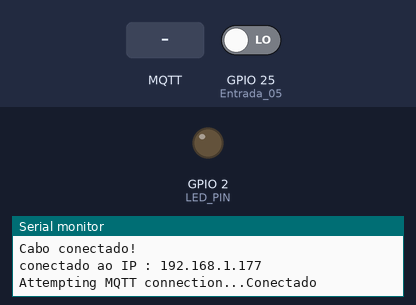
This sketch was run on a simulated ESP32. Parts: output pins drawn as LEDs (lit = HIGH), the last lines printed to the serial monitor. Inputs (shaded band) come from the test bench; at power-on: GPIO 25 (Entrada_05) LOW. WiFi joins after 1.5 s; servers stay silent unless stated; random numbers use the default seed unless the sketch sets one; no MQTT or app messages arrive unless stated.

Above: at 2.2 s.
2.3 s: MQTT message "ON" arrives on the first subscribed topic
At 3.4 s:
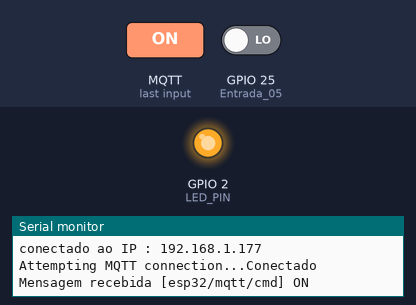
3.8 s: MQTT message "OFF" arrives on the first subscribed topic
At 4.6 s:
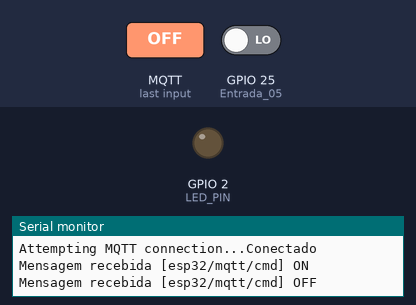
Timing chart, 0 to 6.8 s (numbered marks = the images above; inputs shaded):
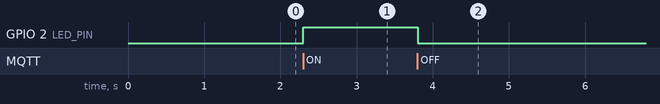

The sketch:

Mqtt_rede_W5500_ESP32_Json_led_on_board_OK.ino
```cpp
#include <WiFi.h>
#include <PubSubClient.h>
#include <ArduinoJson.h>
#include <Ethernet.h>
//#include <botoes.h>
//#include <json_entradas.h>
// pinos de entrada
#define ETH_SPI_SCS   5   // CS (Chip Select),
#define LED_PIN 2 // led on-board da placa


byte mac[] = { 0xDE, 0xAD, 0xBE, 0xEF, 0xFE, 0xED };
IPAddress ip(192, 168, 1, 177);

//const char* ssid = "Francisco";
//const char* password = "fransousa";


const char* mqtt_server = "192.168.1.13"; // servidor MQTT
const int mqtt_port = 1883;
const char* mqtt_user = ""; // usuario mqtt
const char* mqtt_pass = ""; // senha mqtt


const char* device_id = "Placa_01"; // Id da placa

// Topicos
const char* topic_telemetry = "esp32/mqtt/dados_json";   // dados Json a cada 5 segundos
const char* topic_command   = "esp32/mqtt/cmd";    // comando ON ou OFF
const char* topic_status    = "esp32/mqtt/status"; // status de conexão da placa


EthernetClient espClient;
PubSubClient client(espClient);

// Timers for non-blocking delays
unsigned long lastMsgTime = 0;
const long interval = 5000; // envia a cada 5 segundos

void json_botao(){

    JsonDocument doc;

    doc["botao"] = 1;

    //  JSON para String
    char buffer[256];
    serializeJson(doc, buffer);
    // publica no  MQTT
    Serial.print("Publicação do botao: ");
    Serial.println(buffer);
    client.publish(topic_telemetry, buffer);
}


void checa_rede(){
  Serial.println("Checando hardware...");
  if (Ethernet.hardwareStatus() == EthernetNoHardware) {
    Serial.println("ERRO: Defeito na W5500 ou ausente!");
    return;
  }
  else {
    Serial.println("Ethernet detectada!");
  }

  //Check if cable is connected
  if (Ethernet.linkStatus() == LinkOFF) {
    Serial.println("Cabo desconectado.");
  }
  else {
    Serial.println("Cabo conectado!");
    Serial.print("conectado ao IP : ");
    Serial.println(ip);
  }
}
void setup_wifi() {
  delay(10);
  Serial.println();
  Serial.print("Conectando ao Wifi: ");
  //Serial.println(ssid);

  WiFi.mode(WIFI_STA);
 // WiFi.begin(ssid, password);

  while (WiFi.status() != WL_CONNECTED) {
    delay(500);
    Serial.print(".");
  }

  Serial.println("");
  Serial.println("WiFi conectado");
  Serial.print("Endereço IP: ");
  Serial.println(WiFi.localIP());
}


void callback(char* topic, byte* payload, unsigned int length) {
  Serial.print("Mensagem recebida [");
  Serial.print(topic);
  Serial.print("] ");


  String message;
  for (int i = 0; i < length; i++) {
    message += (char)payload[i];
  }
  Serial.println(message);

  // comandos publicados
  //  se recebe "ON", liga o LED, caso receba OFF o led apaga
  if (String(topic) == topic_command) {
    if (message == "ON") {
      digitalWrite(LED_PIN, HIGH);
      // Feedback da publicação
      client.publish(topic_telemetry, "{\"led\": \"ON\"}");
    } else if (message == "OFF") {
      digitalWrite(LED_PIN, LOW);
      client.publish(topic_telemetry, "{\"led\": \"OFF\"}");
    }
  }
}

// reconecta
void reconnect() {

  while (!client.connected()) {
    Serial.print("Attempting MQTT connection...");


    if (client.connect(device_id, mqtt_user, mqtt_pass, topic_status, 1, true, "offline")) {
      Serial.println("Conectado");


      client.publish(topic_status, "online", true);


      client.subscribe(topic_command);
    } else {
      Serial.print("failed, rc=");
      Serial.print(client.state());
      Serial.println(" try again in 5 seconds");
      delay(5000); // Blocking delay here is acceptable as we can't operate without connection
    }
  }
}
int Entrada_05 = 25;
int estadoBotao;

void setup() {
  Serial.begin(115200);
  pinMode(LED_PIN, OUTPUT);
  pinMode(Entrada_05, INPUT);


  delay(1000);
  Serial.println("iniciando conexão Ethernet...");
  Ethernet.init(ETH_SPI_SCS);
  Ethernet.begin(mac, ip);
 // setup_wifi();
  checa_rede();

  client.setServer(mqtt_server, mqtt_port);
  client.setCallback(callback);
}


void loop() {
  // garante a conexão
  if (!client.connected()) {
    reconnect();
  }
  client.loop(); // mantem o mqtt ativo
  // verifica botao entrada 05 pino 25
if(digitalRead(Entrada_05) == 1){
    //json_botao();
    estadoBotao = 1;

  }else{
   estadoBotao = 0;
  }

  unsigned long now = millis();
  if (now - lastMsgTime > interval) {
    lastMsgTime = now;

    // cria instrução Json
    JsonDocument doc;
    doc["Placa"] = device_id;
    doc["tempo_millis"] = millis() / 1000;
    doc["wifi_rssi"] = WiFi.RSSI();
    doc["botao_25"] = estadoBotao;
    // simula um valor aleatorio de um sensor
    doc["temp"] = random(20, 30);

    //  JSON para String
    char buffer[256];
    serializeJson(doc, buffer);

    // publica no  MQTT
    Serial.print("Publicação de dados Json: ");
    Serial.println(buffer);
    client.publish(topic_telemetry, buffer);
  }
}
```

Measured:
- after the input at 2.3 s, GPIO 2 (LED_PIN): LOW → HIGH at once
- after the input at 3.8 s, GPIO 2 (LED_PIN): HIGH → LOW at once
